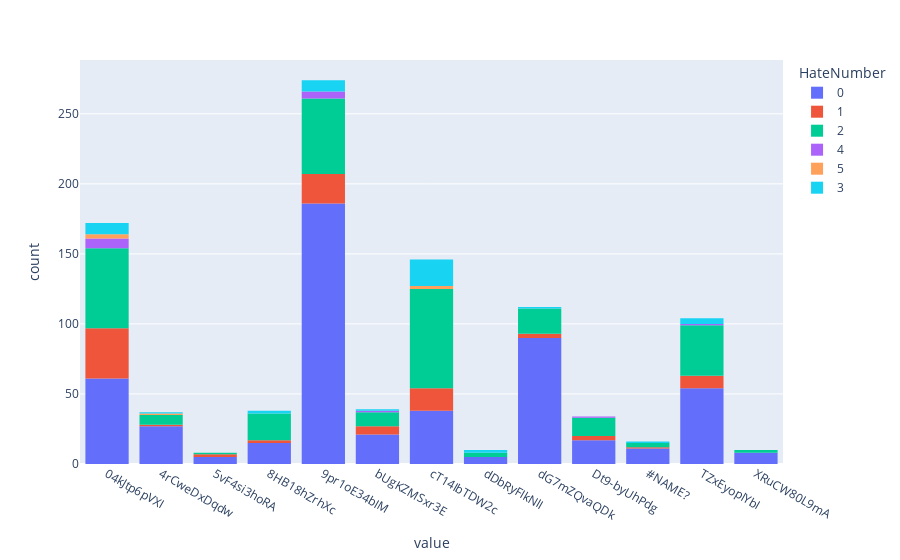

The notebook cell this image was saved under:
### Code cell
fig = px.histogram(data_frame=df, x=['VideoId'], color='HateNumber',
    facet_row=None, facet_col=None, marginal=None, cumulative=False, )
fig.show()

### Figure 1 — Plotly figure (JSON) as saved in the notebook; plotly's stock layout.template omitted (floating-point values rounded to 4 significant figures; data arrays with more than 128 entries replaced by an {"elided": "..."} marker saying what was removed)
{"data": [{"alignmentgroup": "True", "bingroup": "x", "cumulative": {"enabled": false}, "hovertemplate": "HateNumber=0<br>value=%{x}<br>count=%{y}<extra></extra>", "legendgroup": "0", "marker": {"color": "#636efa", "pattern": {"shape": ""}}, "name": "0", "offsetgroup": "0", "orientation": "v", "showlegend": true, "type": "histogram", "x": {"elided": "538 str values"}, "xaxis": "x", "yaxis": "y"}, {"alignmentgroup": "True", "bingroup": "x", "cumulative": {"enabled": false}, "hovertemplate": "HateNumber=1<br>value=%{x}<br>count=%{y}<extra></extra>", "legendgroup": "1", "marker": {"color": "#EF553B", "pattern": {"shape": ""}}, "name": "1", "offsetgroup": "1", "orientation": "v", "showlegend": true, "type": "histogram", "x": ["04kJtp6pVXI", "04kJtp6pVXI", "04kJtp6pVXI", "04kJtp6pVXI", "04kJtp6pVXI", "04kJtp6pVXI", "04kJtp6pVXI", "04kJtp6pVXI", "04kJtp6pVXI", "04kJtp6pVXI", "04kJtp6pVXI", "04kJtp6pVXI", "04kJtp6pVXI", "04kJtp6pVXI", "04kJtp6pVXI", "04kJtp6pVXI", "04kJtp6pVXI", "04kJtp6pVXI", "04kJtp6pVXI", "04kJtp6pVXI", "04kJtp6pVXI", "04kJtp6pVXI", "04kJtp6pVXI", "04kJtp6pVXI", "04kJtp6pVXI", "04kJtp6pVXI", "04kJtp6pVXI", "04kJtp6pVXI", "04kJtp6pVXI", "04kJtp6pVXI", "04kJtp6pVXI", "04kJtp6pVXI", "04kJtp6pVXI", "04kJtp6pVXI", "04kJtp6pVXI", "04kJtp6pVXI", "4rCweDxDqdw", "5vF4si3hoRA", "5vF4si3hoRA", "8HB18hZrhXc", "8HB18hZrhXc", "9pr1oE34bIM", "9pr1oE34bIM", "9pr1oE34bIM", "9pr1oE34bIM", "9pr1oE34bIM", "9pr1oE34bIM", "9pr1oE34bIM", "9pr1oE34bIM", "9pr1oE34bIM", "9pr1oE34bIM", "9pr1oE34bIM", "9pr1oE34bIM", "9pr1oE34bIM", "9pr1oE34bIM", "9pr1oE34bIM", "9pr1oE34bIM", "9pr1oE34bIM", "9pr1oE34bIM", "9pr1oE34bIM", "9pr1oE34bIM", "9pr1oE34bIM", "bUgKZMSxr3E", "bUgKZMSxr3E", "bUgKZMSxr3E", "bUgKZMSxr3E", "bUgKZMSxr3E", "bUgKZMSxr3E", "cT14IbTDW2c", "cT14IbTDW2c", "cT14IbTDW2c", "cT14IbTDW2c", "cT14IbTDW2c", "cT14IbTDW2c", "cT14IbTDW2c", "cT14IbTDW2c", "cT14IbTDW2c", "cT14IbTDW2c", "cT14IbTDW2c", "cT14IbTDW2c", "cT14IbTDW2c", "cT14IbTDW2c", "cT14IbTDW2c", "cT14IbTDW2c", "dG7mZQvaQDk", "dG7mZQvaQDk", "dG7mZQvaQDk", "Dt9-byUhPdg", "Dt9-byUhPdg", "Dt9-byUhPdg", "#NAME?", "TZxEyoplYbI", "TZxEyoplYbI", "TZxEyoplYbI", "TZxEyoplYbI", "TZxEyoplYbI", "TZxEyoplYbI", "TZxEyoplYbI", "TZxEyoplYbI", "TZxEyoplYbI"], "xaxis": "x", "yaxis": "y"}, {"alignmentgroup": "True", "bingroup": "x", "cumulative": {"enabled": false}, "hovertemplate": "HateNumber=2<br>value=%{x}<br>count=%{y}<extra></extra>", "legendgroup": "2", "marker": {"color": "#00cc96", "pattern": {"shape": ""}}, "name": "2", "offsetgroup": "2", "orientation": "v", "showlegend": true, "type": "histogram", "x": {"elided": "294 str values"}, "xaxis": "x", "yaxis": "y"}, {"alignmentgroup": "True", "bingroup": "x", "cumulative": {"enabled": false}, "hovertemplate": "HateNumber=4<br>value=%{x}<br>count=%{y}<extra></extra>", "legendgroup": "4", "marker": {"color": "#ab63fa", "pattern": {"shape": ""}}, "name": "4", "offsetgroup": "4", "orientation": "v", "showlegend": true, "type": "histogram", "x": ["04kJtp6pVXI", "04kJtp6pVXI", "04kJtp6pVXI", "04kJtp6pVXI", "04kJtp6pVXI", "04kJtp6pVXI", "04kJtp6pVXI", "9pr1oE34bIM", "9pr1oE34bIM", "9pr1oE34bIM", "9pr1oE34bIM", "9pr1oE34bIM", "bUgKZMSxr3E", "Dt9-byUhPdg", "TZxEyoplYbI"], "xaxis": "x", "yaxis": "y"}, {"alignmentgroup": "True", "bingroup": "x", "cumulative": {"enabled": false}, "hovertemplate": "HateNumber=5<br>value=%{x}<br>count=%{y}<extra></extra>", "legendgroup": "5", "marker": {"color": "#FFA15A", "pattern": {"shape": ""}}, "name": "5", "offsetgroup": "5", "orientation": "v", "showlegend": true, "type": "histogram", "x": ["04kJtp6pVXI", "04kJtp6pVXI", "04kJtp6pVXI", "4rCweDxDqdw", "cT14IbTDW2c", "cT14IbTDW2c"], "xaxis": "x", "yaxis": "y"}, {"alignmentgroup": "True", "bingroup": "x", "cumulative": {"enabled": false}, "hovertemplate": "HateNumber=3<br>value=%{x}<br>count=%{y}<extra></extra>", "legendgroup": "3", "marker": {"color": "#19d3f3", "pattern": {"shape": ""}}, "name": "3", "offsetgroup": "3", "orientation": "v", "showlegend": true, "type": "histogram", "x": ["04kJtp6pVXI", "04kJtp6pVXI", "04kJtp6pVXI", "04kJtp6pVXI", "04kJtp6pVXI", "04kJtp6pVXI", "04kJtp6pVXI", "04kJtp6pVXI", "4rCweDxDqdw", "8HB18hZrhXc", "8HB18hZrhXc", "9pr1oE34bIM", "9pr1oE34bIM", "9pr1oE34bIM", "9pr1oE34bIM", "9pr1oE34bIM", "9pr1oE34bIM", "9pr1oE34bIM", "9pr1oE34bIM", "bUgKZMSxr3E", "cT14IbTDW2c", "cT14IbTDW2c", "cT14IbTDW2c", "cT14IbTDW2c", "cT14IbTDW2c", "cT14IbTDW2c", "cT14IbTDW2c", "cT14IbTDW2c", "cT14IbTDW2c", "cT14IbTDW2c", "cT14IbTDW2c", "cT14IbTDW2c", "cT14IbTDW2c", "cT14IbTDW2c", "cT14IbTDW2c", "cT14IbTDW2c", "cT14IbTDW2c", "cT14IbTDW2c", "cT14IbTDW2c", "dDbRyFIkNII", "dDbRyFIkNII", "dG7mZQvaQDk", "#NAME?", "TZxEyoplYbI", "TZxEyoplYbI", "TZxEyoplYbI", "TZxEyoplYbI"], "xaxis": "x", "yaxis": "y"}], "layout": {"barmode": "relative", "legend": {"title": {"text": "HateNumber"}, "tracegroupgap": 0}, "margin": {"t": 60}, "xaxis": {"anchor": "y", "domain": [0, 1], "title": {"text": "value"}}, "yaxis": {"anchor": "x", "domain": [0, 1], "title": {"text": "count"}}}}
